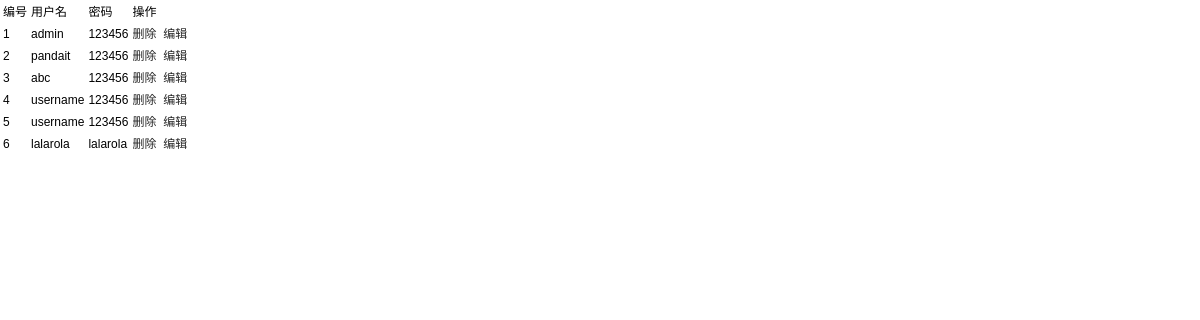
/admin/userlist.php, run on the app's committed database.
### tables this page shows
CREATE TABLE `customer` (
  `ID` int(255) NOT NULL AUTO_INCREMENT,
  `UserName` varchar(1000) NOT NULL,
  `Pwd` varchar(1000) NOT NULL,
  PRIMARY KEY (`ID`),
  UNIQUE KEY `ID_2` (`ID`),
  KEY `ID` (`ID`)
);

### admin/userlist.php (the view, shortened to what this page needs)
<?php
include("../inc/header.php");
include("../inc/mysql_conn.php");
$sql = "Select * from Customer";
$result = mysqli_query($dbc, $sql);
?>
<table>
    <tr>
        <td>编号</td>
        <td>用户名</td>
        <td>密码</td>
        <td>操作</td>
    </tr>
    <?php
    while($rows = mysqli_fetch_array($result, MYSQL_NUM)){
    ?>
    <tr>
        <td><?php echo $rows[0];?></td>
        <td><?php echo $rows[1];?></td>
        <td><?php echo $rows[2];?></td>
        <td>
            <a href="userlist.php?action=del&id=<?php echo $rows[0];?>" onclick="return confirm('Are you sure delete this?')">删除</a>&nbsp;
            <a href="useredit.php?id=<?php echo $rows[0];?>">编辑</a>
        </td>
    </tr>
    <?php
    }
    ?>
</table>

### inc/header.php (shortened to what this page needs)
<!DOCTYPE html>
<html>
<head>
    <link rel="stylesheet" href="/Userreg/css/style.css">
</head>
<body>

### css/style.css (style rules this page uses)
html { overflow-y:scroll; }
body { margin:0; padding:0; font:12px/1.5 \5b8b\4f53,Arial,sans-serif; }
table,td,tr,th { font-size:12px; }
a { color:#252525; text-decoration:none; }

### data on the page
customer: ID "1", UserName "admin", Pwd "123456"
customer: ID "2", UserName "pandait", Pwd "123456"
customer: ID "3", UserName "abc", Pwd "123456"
customer: ID "4", UserName "username", Pwd "123456"
customer: ID "5", UserName "username", Pwd "123456"
customer: ID "6", UserName "lalarola", Pwd "lalarola"
